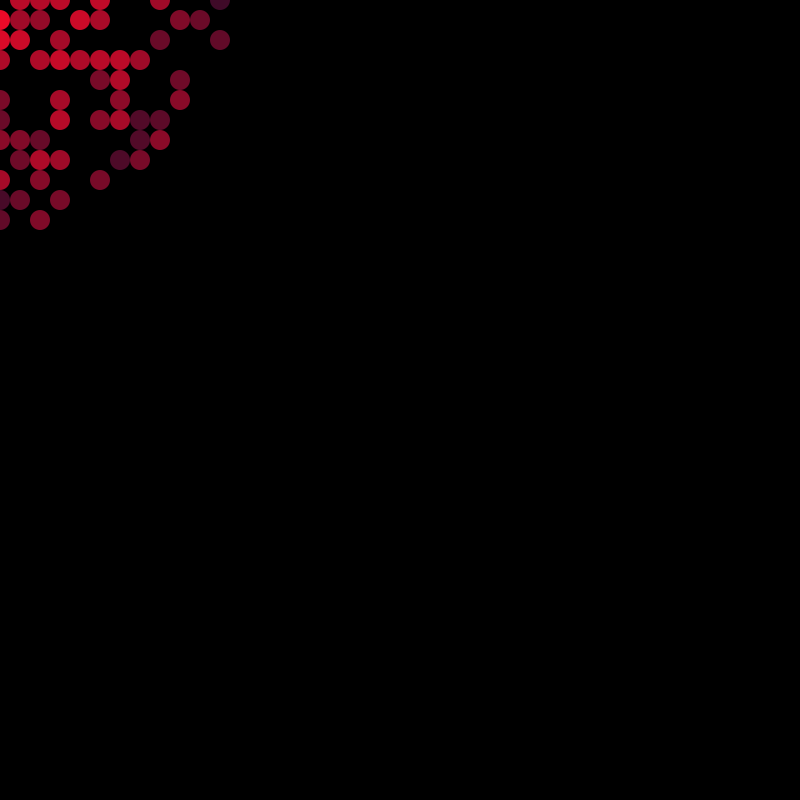
Frame 1 (no input)
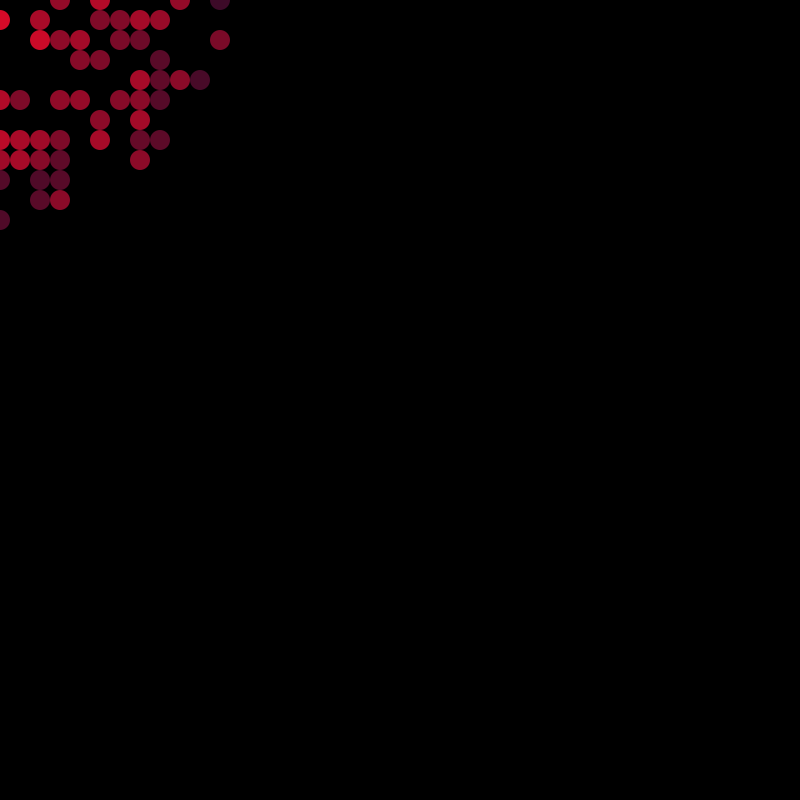
Frame 60 (the mouse pressed at the canvas centre just before this capture)
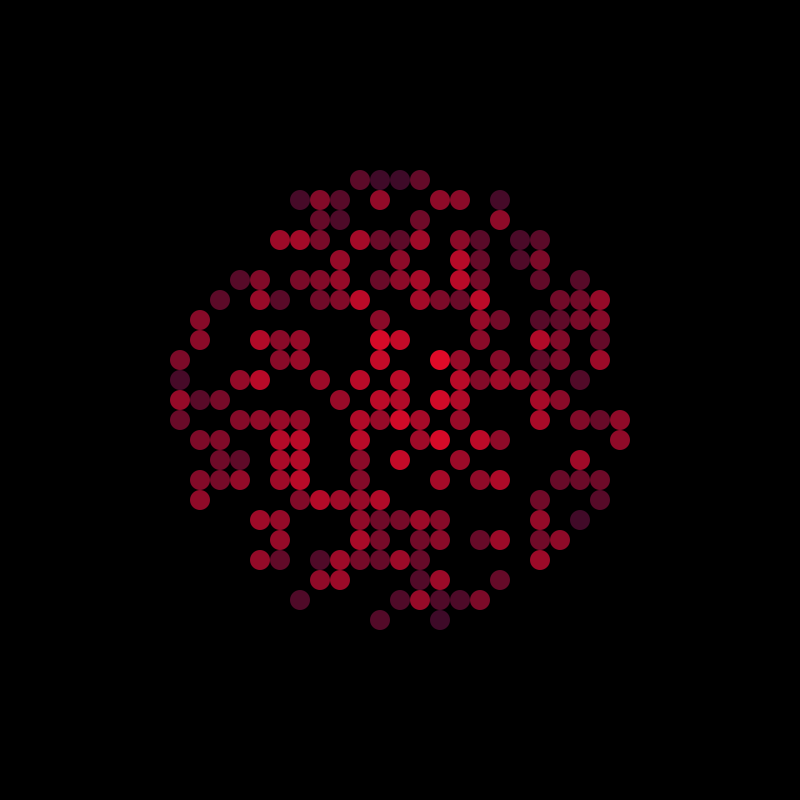
Frame 120 (the mouse held since frame 60 and released just before this capture)

The Processing sketch that drew these frames (run headless with seeded random() and noise(); from frame 60 on, the mouse is pressed at the canvas centre):

// Processing sketch: Sparkles
// ── Sparkles.pde
// https://forum.processing.org/topic/i-want-to-do-the-mileometer-calculation-with-on-a-mouse

int box_height = 20;
int box_width = 20;
int base_color = 50;
int y_color = 200;
int row_nb, col_nb;
float max_dist, radius;

void setup() {
  size(800, 800);
  colorMode(RGB);
  background(20, 1, 55);
  noStroke();
  smooth();
  frameRate(16);
  
  row_nb = height / box_height;
  col_nb = width / box_width;
  max_dist = sqrt(width * width + height * height);
  println(max_dist);
  radius = max_dist / 20;
  
}

void draw() {
  background(0);
  for (int c = 0; c < col_nb; c++) {
    for (int r = 0; r < row_nb; r++) {
      float e = random(1);
      float distance = dist(c * box_width, r * box_height, mouseX, mouseY) / max_dist;
      if (distance < 0.2 && e < 0.5) {
        fill(base_color + random(8, y_color / 2) + 2.5 * y_color * (0.2 - distance), 10, 40);
        ellipse(c * box_width, r * box_height, box_width, box_height);
      }
    }
  }
} 
